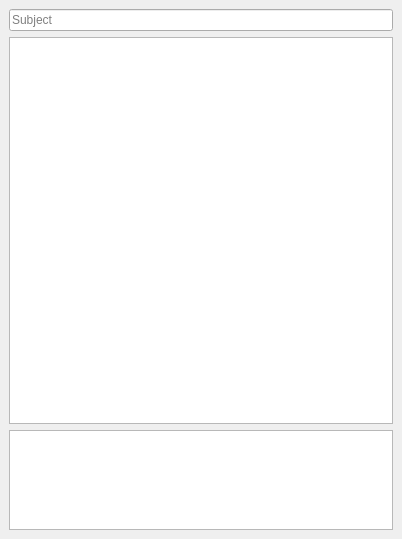
<?xml version="1.0" encoding="UTF-8"?>
<ui version="4.0">
 <class>ChatPage</class>
 <widget class="QWidget" name="ChatPage">
  <property name="geometry">
   <rect>
    <x>0</x>
    <y>0</y>
    <width>402</width>
    <height>539</height>
   </rect>
  </property>
  <layout class="QGridLayout" name="gridLayout">
   <property name="margin">
    <number>0</number>
   </property>
   <item row="0" column="0">
    <widget class="QStackedWidget" name="stack">
     <property name="currentIndex">
      <number>1</number>
     </property>
     <widget class="QWidget" name="page">
      <layout class="QGridLayout" name="gridLayout_2">
       <item row="0" column="2">
        <spacer name="verticalSpacer">
         <property name="orientation">
          <enum>Qt::Vertical</enum>
         </property>
         <property name="sizeHint" stdset="0">
          <size>
           <width>20</width>
           <height>194</height>
          </size>
         </property>
        </spacer>
       </item>
       <item row="1" column="0" rowspan="2">
        <spacer name="horizontalSpacer">
         <property name="orientation">
          <enum>Qt::Horizontal</enum>
         </property>
         <property name="sizeHint" stdset="0">
          <size>
           <width>77</width>
           <height>20</height>
          </size>
         </property>
        </spacer>
       </item>
       <item row="1" column="1">
        <widget class="QLabel" name="label">
         <property name="text">
          <string>Room:</string>
         </property>
         <property name="alignment">
          <set>Qt::AlignRight|Qt::AlignTrailing|Qt::AlignVCenter</set>
         </property>
        </widget>
       </item>
       <item row="1" column="2" colspan="2">
        <widget class="QLineEdit" name="lineRoom"/>
       </item>
       <item row="2" column="1">
        <widget class="QLabel" name="label_2">
         <property name="text">
          <string>Password:</string>
         </property>
         <property name="alignment">
          <set>Qt::AlignRight|Qt::AlignTrailing|Qt::AlignVCenter</set>
         </property>
        </widget>
       </item>
       <item row="2" column="2" colspan="2">
        <widget class="QLineEdit" name="linePassword">
         <property name="echoMode">
          <enum>QLineEdit::Password</enum>
         </property>
        </widget>
       </item>
       <item row="2" column="4">
        <spacer name="horizontalSpacer_2">
         <property name="orientation">
          <enum>Qt::Horizontal</enum>
         </property>
         <property name="sizeHint" stdset="0">
          <size>
           <width>77</width>
           <height>20</height>
          </size>
         </property>
        </spacer>
       </item>
       <item row="3" column="2">
        <widget class="QPushButton" name="pushJoin">
         <property name="text">
          <string>Join</string>
         </property>
        </widget>
       </item>
       <item row="3" column="3">
        <widget class="QPushButton" name="pushCancel">
         <property name="text">
          <string>Cancel</string>
         </property>
        </widget>
       </item>
       <item row="4" column="2" colspan="2">
        <widget class="QLabel" name="labelStatus"/>
       </item>
       <item row="5" column="2" colspan="2">
        <widget class="ClickableLabel" name="labelUnreadMessages"/>
       </item>
       <item row="6" column="2">
        <spacer name="verticalSpacer_2">
         <property name="orientation">
          <enum>Qt::Vertical</enum>
         </property>
         <property name="sizeHint" stdset="0">
          <size>
           <width>20</width>
           <height>193</height>
          </size>
         </property>
        </spacer>
       </item>
      </layout>
     </widget>
     <widget class="QWidget" name="page_2">
      <layout class="QGridLayout" name="gridLayout_3">
       <item row="2" column="0">
        <widget class="QPlainTextEdit" name="plainMessage">
         <property name="minimumSize">
          <size>
           <width>0</width>
           <height>100</height>
          </size>
         </property>
         <property name="maximumSize">
          <size>
           <width>16777215</width>
           <height>100</height>
          </size>
         </property>
        </widget>
       </item>
       <item row="1" column="0">
        <widget class="QTextBrowser" name="textMessages">
         <property name="focusPolicy">
          <enum>Qt::NoFocus</enum>
         </property>
         <property name="openLinks">
          <bool>false</bool>
         </property>
        </widget>
       </item>
       <item row="0" column="0">
        <widget class="QLineEdit" name="lineSubject">
         <property name="focusPolicy">
          <enum>Qt::NoFocus</enum>
         </property>
         <property name="readOnly">
          <bool>true</bool>
         </property>
         <property name="placeholderText">
          <string>Subject</string>
         </property>
        </widget>
       </item>
      </layout>
     </widget>
    </widget>
   </item>
  </layout>
 </widget>
 <customwidgets>
  <customwidget>
   <class>ClickableLabel</class>
   <extends>QLabel</extends>
   <header>clickablelabel.h</header>
   <slots>
    <signal>clicked()</signal>
   </slots>
  </customwidget>
 </customwidgets>
 <tabstops>
  <tabstop>lineRoom</tabstop>
  <tabstop>linePassword</tabstop>
  <tabstop>pushJoin</tabstop>
  <tabstop>pushCancel</tabstop>
  <tabstop>lineSubject</tabstop>
  <tabstop>textMessages</tabstop>
  <tabstop>plainMessage</tabstop>
 </tabstops>
 <resources/>
 <connections>
  <connection>
   <sender>pushJoin</sender>
   <signal>clicked()</signal>
   <receiver>ChatPage</receiver>
   <slot>slotJoin()</slot>
   <hints>
    <hint type="sourcelabel">
     <x>201</x>
     <y>282</y>
    </hint>
    <hint type="destinationlabel">
     <x>455</x>
     <y>341</y>
    </hint>
   </hints>
  </connection>
  <connection>
   <sender>pushCancel</sender>
   <signal>clicked()</signal>
   <receiver>ChatPage</receiver>
   <slot>slotCancel()</slot>
   <hints>
    <hint type="sourcelabel">
     <x>272</x>
     <y>275</y>
    </hint>
    <hint type="destinationlabel">
     <x>421</x>
     <y>391</y>
    </hint>
   </hints>
  </connection>
  <connection>
   <sender>lineRoom</sender>
   <signal>returnPressed()</signal>
   <receiver>ChatPage</receiver>
   <slot>slotJoin()</slot>
   <hints>
    <hint type="sourcelabel">
     <x>227</x>
     <y>227</y>
    </hint>
    <hint type="destinationlabel">
     <x>412</x>
     <y>308</y>
    </hint>
   </hints>
  </connection>
  <connection>
   <sender>linePassword</sender>
   <signal>returnPressed()</signal>
   <receiver>ChatPage</receiver>
   <slot>slotJoin()</slot>
   <hints>
    <hint type="sourcelabel">
     <x>298</x>
     <y>249</y>
    </hint>
    <hint type="destinationlabel">
     <x>440</x>
     <y>281</y>
    </hint>
   </hints>
  </connection>
  <connection>
   <sender>textMessages</sender>
   <signal>anchorClicked(QUrl)</signal>
   <receiver>ChatPage</receiver>
   <slot>slotAnchorClicked(QUrl)</slot>
   <hints>
    <hint type="sourcelabel">
     <x>305</x>
     <y>136</y>
    </hint>
    <hint type="destinationlabel">
     <x>456</x>
     <y>147</y>
    </hint>
   </hints>
  </connection>
  <connection>
   <sender>labelUnreadMessages</sender>
   <signal>clicked()</signal>
   <receiver>ChatPage</receiver>
   <slot>slotUnreadMessagesClicked()</slot>
   <hints>
    <hint type="sourcelabel">
     <x>182</x>
     <y>321</y>
    </hint>
    <hint type="destinationlabel">
     <x>450</x>
     <y>412</y>
    </hint>
   </hints>
  </connection>
 </connections>
 <slots>
  <slot>slotJoin()</slot>
  <slot>slotCancel()</slot>
  <slot>slotAnchorClicked(QUrl)</slot>
  <slot>slotUnreadMessagesClicked()</slot>
 </slots>
</ui>
